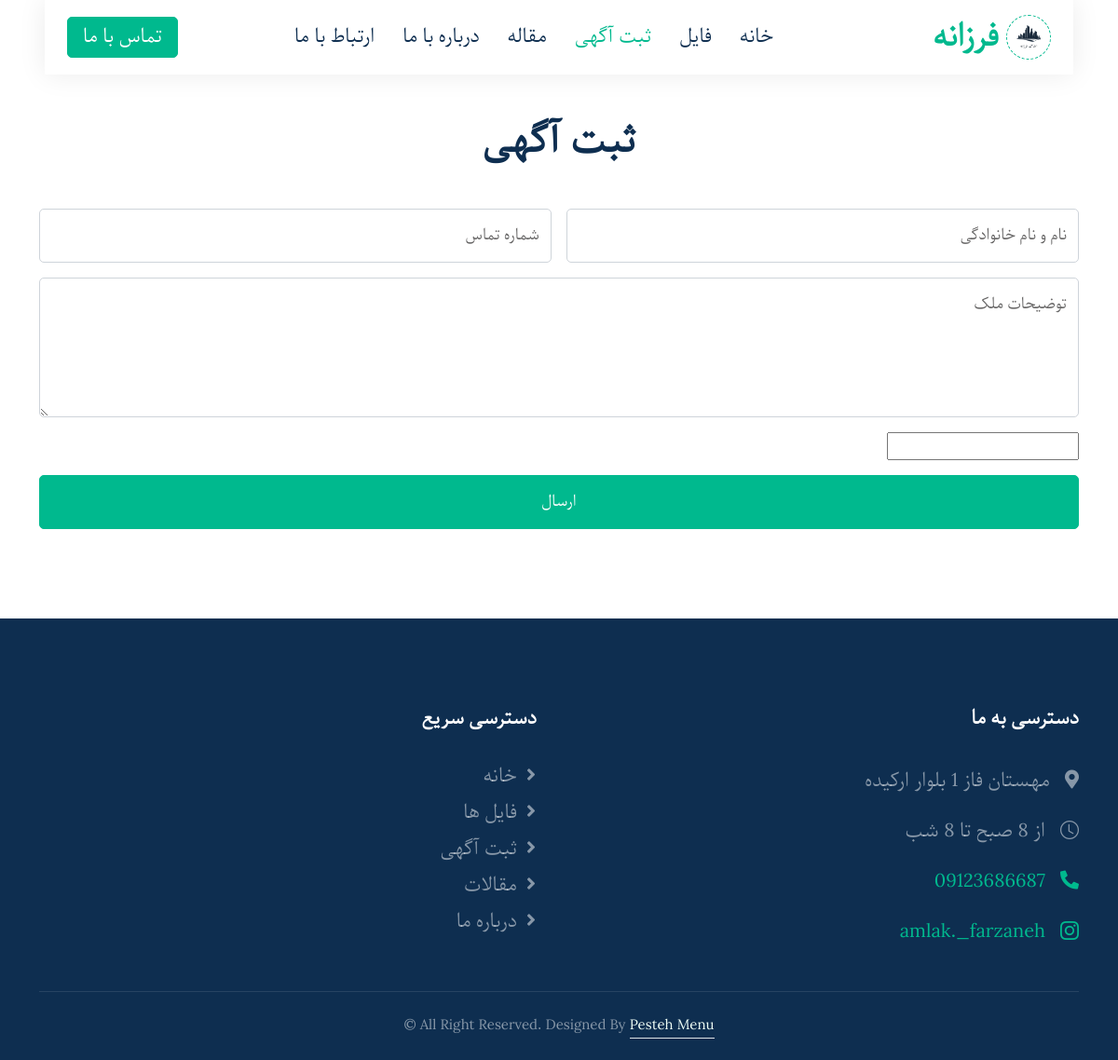
Page /advertising/ on the committed database.
### Home/models.py (models this page shows, shortened)
class Header(models.Model):
    site_name = models.CharField(max_length=200, verbose_name='نام سایت')
    site_logo = models.ImageField(upload_to='logo/', verbose_name='عکس')
    is_main = models.BooleanField(default=True)
    class Meta:
        verbose_name = 'نام سایت'
        verbose_name_plural = 'نام سایت'

class Footer(models.Model):
    address = models.CharField(max_length=128, verbose_name='آدرس')
    work_time = models.CharField(max_length=128, verbose_name='تایم کاری')
    instagram = models.CharField(max_length=48, verbose_name='اینستاگرام')
    phone = models.CharField(max_length=19, verbose_name='شماره ')
    is_main = models.BooleanField(default=True)
    class Meta:
        verbose_name = 'دسترسی به ما'
        verbose_name_plural = 'دسترسی به ما'

### Home/views.py (the view)
# urls.py: path('advertising/', add_phone_number, name='add_phone_number'),
def add_phone_number(request):
    header = Header.objects.filter(is_main=True).first()
    footer = Footer.objects.filter(is_main=True).first()
    if request.method == 'POST':
        form = AdvertisingForm(request.POST)
        if form.is_valid():
            name = form.cleaned_data.get('name')
            phone = form.cleaned_data.get('phone')
            text = form.cleaned_data.get('text')
            new_advertising = Advertising(name=name, phone=phone, text=text)
            new_advertising.save()
            send_mail(
                'آگهی جدید',
                f'{name}\n{phone}\n{text}',
                'ali.naseri3179@gmail.com',
                ['realstatefarzaneh@gmail.com'],
                fail_silently=False,
            )
            return redirect(reverse('home_page'))
    else:
        form = AdvertisingForm()
    return render(request, 'Home/adv.html', {'form': form, 'header': header, 'footer': footer})

### Home/templates/Home/adv.html (shortened to what this page needs)
{% load static %}
<!DOCTYPE html>
<html lang="fa-IR" dir="rtl">
<head>
    <link href="{% static 'font/all.min.css' %}" rel="stylesheet">
    <link href="{% static 'css/bootstrap-icons.css' %}" rel="stylesheet">
    <link href="{% static 'lib/animate/animate.min.css' %}" rel="stylesheet">
    <link href="{% static 'lib/owlcarousel/assets/owl.carousel.min.css' %}" rel="stylesheet">
    <link href="{% static 'css/bootstrap.min.css' %}" rel="stylesheet">
    <link href="{% static 'css/style.css' %}" rel="stylesheet">
</head>
<body>
<div class="container-xxl bg-white p-0">
    <div class="container-fluid nav-bar mt-0 bg-transparent">
        <nav class="navbar navbar-expand-lg bg-white navbar-light py-0 px-4">
            <a href="{% url 'home_page' %}" class="navbar-brand d-flex align-items-center text-center">
                <div class="icon p-2 ms-2">
                    <img class="img-fluid" src="{{ header.site_logo.url }}" alt="Icon"
                         style="width: 30px; height: 30px;">
                </div>
                <strong class="m-0 fs-2 text-primary">{{ header.site_name }}</strong>
            </a>
            <div class="collapse navbar-collapse" id="navbarCollapse">
                <div class="navbar-nav mx-auto">
                    <a href="{% url 'home_page' %}" class="nav-item fs-5 nav-link">خانه</a>
                    <a href="{% url 'home_page' %}#property-list" class="nav-item fs-5 nav-link">فایل</a>
                    <a href="#advertisement" class="nav-item fs-5 nav-link active">ثبت آگهی</a>
                    <a href="{% url 'article_page' %}" class="nav-item fs-5 nav-link">مقاله</a>
                    <a href="{% url 'home_page' %}#about" class="nav-item fs-5 nav-link">درباره با ما</a>
                    <a href="#contact-us" class="nav-item fs-5 nav-link">ارتباط با ما</a>
                </div>
                <a href="tel:{{ footer.phone }}" class="btn btn-primary px-3 d-flex fs-5 d-none d-lg-flex">تماس با
                    ما</a>
            </div>
        </nav>
    </div>
    <div class="container-xxl py-5" id="advertisement">
        <div class="container">
            <div class="text-center mx-auto mb-5 wow fadeInUp" data-wow-delay="0.1s" style="max-width: 600px;">
                <h1 class="mb-3">ثبت آگهی</h1>
            </div>
            <div class="row g-4">
                <div class="col-12">
                    <div class="wow fadeInUp" data-wow-delay="0.5s">
                        <form action="{% url 'add_phone_number' %}" method="post">
                            <div class="row g-3">
                                <div class="col-md-6">
                                    <div class="form-floating">
                                        {{ form.name }}
                                        <label for="name">نام و نام خانوادگی</label>
                                    </div>
                                </div>
                                <div class="col-md-6">
                                    <div class="form-floating">
                                        {{ form.phone }}
                                        <label for="tel">شماره تماس</label>
                                    </div>
                                </div>
                                <div class="col-12">
                                    <div class="form-floating">
                                        {{ form.text }}
                                        <label for="message">توضیحات ملک</label>
                                    </div>
                                </div>
                                <div class="col-12">
                                    <div class="form-floating">
                                        {{ form.captcha }}
                                    </div>
                                </div>
                                <div class="col-12">
                                    <button class="btn btn-primary w-100 py-3" type="submit">ارسال</button>
                                </div>
                            </div>
                        </form>
                    </div>
                </div>
            </div>
        </div>
    </div>
    <div class="container-fluid bg-dark text-white-50 footer pt-5 mt-5 wow fadeIn" id="contact-us"
         data-wow-delay="0.1s">
        <div class="container py-5">
            <div class="row g-5">
                <div class="col-md-6">
                    <h5 class="text-white mb-4">دسترسی به ما</h5>
                    <p class="mb-2 pt-3 fs-5"><i class="fa fa-map-marker-alt ms-3 fs-5"></i>{{ footer.address }}</p>
                    <p class="mb-2 pt-3 fs-5"><i class="bi bi-clock ms-3 fs-5"></i>{{ footer.work_time }}</p>
                    <a href="tel:09123456789" target="_blank" class="mb-2 d-block py-3 fs-5"><i
                            class="fa fa-phone-alt ms-3 fs-5"></i>{{ footer.phone }}</a>
                    <a href="https://www.instagram.com/{{ footer.instagram }}" target="_blank" class="mb-2 fs-5"><i
                            class="bi bi-instagram ms-3 fs-5"></i>{{ footer.instagram }}
                    </a>
                </div>
                <div class="col-md-6">
                    <h5 class="text-white mb-4">دسترسی سریع</h5>
                    <a class="btn btn-link text-white-50 text-end pt-2 fs-5" href="{% url 'home_page' %}">خانه</a>
                    <a class="btn btn-link text-white-50 text-end fs-5" href="{% url 'home_page' %}#property-list">فایل
                        ها</a>
                    <a class="btn btn-link text-white-50 text-end fs-5" href="{% url 'add_phone_number' %}">ثبت آگهی</a>
                    <a class="btn btn-link text-white-50 text-end fs-5" href="{% url 'article_page' %}">مقالات</a>
                    <a class="btn btn-link text-white-50 text-end fs-5" href="{% url 'home_page' %}#about">درباره ما</a>
                </div>
            </div>
        </div>
        <div class="container">
            <div class="copyright">
                <div class="row">
                    <div class="col-12 text-center mb-3 mb-md-0">
                        All Right Reserved.
                        Designed By <a class="border-bottom" href="https://pestehmenu.ir/">Pesteh Menu</a> &copy;
                    </div>
                </div>
            </div>
        </div>
    </div>
</div>
</body>
</html>

### static/css/style.css (style rules this page uses)
:root { --primary: #00B98E; --secondary: #FF6922; --light: #EFFDF5; --dark: #0E2E50; }
html, body { scroll-behavior: smooth !important; font-family: pari, sans-serif !important; }
.btn { transition: .5s; }
.btn.btn-primary, .btn.btn-secondary { color: #FFFFFF; }
.nav-bar { position: relative; margin-top: 45px; padding: 0 3rem; transition: .5s; z-index: 9999; }
.navbar { box-shadow: 0 0 30px rgba(0, 0, 0, .08); }
.navbar-light .navbar-nav .nav-link { margin-right: 30px; padding: 25px 0; color: #FFFFFF; font-size: 15px; text-transform: uppercase; outline: none; }
.navbar-light .navbar-nav .nav-link:hover, .navbar-light .navbar-nav .nav-link.active { color: var(--primary); }
.navbar-light .navbar-brand { height: 75px; }
.navbar-light .navbar-nav .nav-link { color: var(--dark); font-weight: 500; }
.icon { padding: 15px; display: inline-flex; align-items: center; justify-content: center; background: #FFFFFF !important; border-radius: 50px; border: 1px dashed var(--primary) !important; }
.footer .btn.btn-link { display: block; margin-bottom: 5px; padding: 0; text-align: left; font-size: 15px; font-weight: normal; text-transform: capitalize; transition: .3s; }
.footer .btn.btn-link::before { position: relative; content: "\f105"; font-family: "Font Awesome 5 Free"; font-weight: 900; margin-left: 10px; }
.footer .copyright { padding: 25px 0; font-size: 15px; border-top: 1px solid rgba(256, 256, 256, .1); }
.footer .copyright a { color: var(--light); }

### rows in the picture
Header: site_logo (picture), site_name "فرزانه"
Footer: address "مهستان فاز 1 بلوار ارکیده", work_time "از 8 صبح تا 8 شب", phone "09123686687", instagram "amlak._farzaneh"
